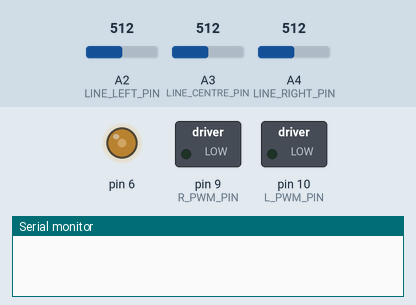
Simulated run of this sketch. Board: Arduino Mega 2560, built with avr-gcc and run on an emulated ATmega2560. On the bench: switched loads named in the sketch (green lamp = pin HIGH), output pins drawn as LEDs (lit = HIGH), the last lines printed to the serial monitor. The test bench sets the inputs (shaded band); at power-on: A2 (LINE_LEFT_PIN) = 512, A3 (LINE_CENTRE_PIN) = 512, A4 (LINE_RIGHT_PIN) = 512. EEPROM starts erased.

Above: at 1.52 s.
At 3.7 s:
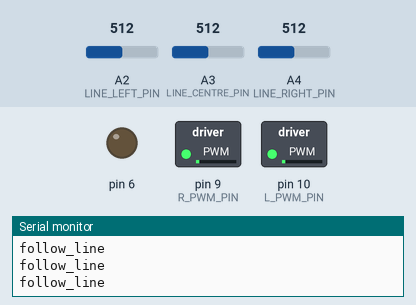
3.8 s: A2 (LINE_LEFT_PIN) set to 1023
At 4.6 s:
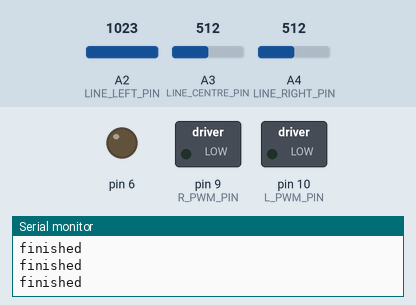
Timing chart, 0 to 6.8 s (numbered marks = the images above; inputs shaded):
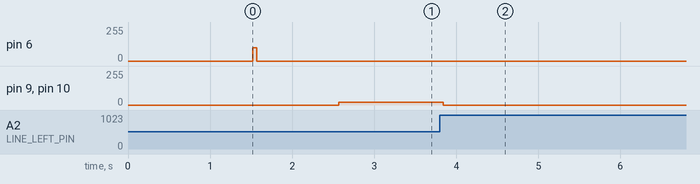

Measured:
- after the input at 3.8 s, pin 9 (R_PWM_PIN), pin 10 (L_PWM_PIN): 20/255 → 0/255 at once

The sketch:

A2_line_following.ino
```cpp
#include "encoders.h"
#include "pid.h"
#include "line_sensors.h"
#include "kinematics.h"
#include "EEPROM.h"

//Pin definitions for motor
#define L_PWM_PIN 10
#define L_DIR_PIN 16
#define R_PWM_PIN  9
#define R_DIR_PIN 15


// EEPROM SET UP
#include <EEPROM.h>
int addr = 0;
int val  ;
int value = 0;

uint8_t EEPROM_address = 0;
uint8_t EEPROM_addressX = 1;
uint8_t EEPROM_addressY = 2;

float lasttimereading = 0;


// CONSTANT
const int WHEEL_SPEED = 20;

// LINE SENSOR
float Kp_lineSensor = 0.01; //Proportional gain for position controller
float Kd_lineSensor = 0.0; //Derivative gain for position controller
float Ki_lineSensor = 0.0; //Integral gain for position controller
PID lineSensor_PID(Kp_lineSensor, Ki_lineSensor, Kd_lineSensor); //Position controller for left wheel position


unsigned long elapsed_time;
unsigned long last_time_check;
volatile long previous_count_right;
volatile long previous_count_left;

bool before_the_line = true;


// GLOBAL VARIABLES - REQUIRED FOR LINE FOLLOWING
float previous_reading_sum;
float readings_sum;


int romi_phase;  // variable for deciding what action to do next


// You may need to change these depending on how you wire
// in your line sensor.
#define LINE_LEFT_PIN A2 //Pin for the left line sensor
#define LINE_CENTRE_PIN A3 //Pin for the centre line sensor
#define LINE_RIGHT_PIN A4 //Pin for the right line sensor

LineSensor line_left(LINE_LEFT_PIN); //Create a line sensor object for the left sensor
LineSensor line_centre(LINE_CENTRE_PIN); //Create a line sensor object for the centre sensor
LineSensor line_right(LINE_RIGHT_PIN); //Create a line sensor object for the right sensor

Kinematics kinematics;  // New kinematics class instance.

#define BAUD_RATE = 115200;

void setupMotorPins(){
  // Set our motor driver pins as outputs.
  pinMode( L_PWM_PIN, OUTPUT );
  pinMode( L_DIR_PIN, OUTPUT );
  pinMode( R_PWM_PIN, OUTPUT );
  pinMode( R_DIR_PIN, OUTPUT );

  // Set initial direction for l and r
  // Which of these is foward, or backward?
  digitalWrite( L_DIR_PIN, LOW  );
  digitalWrite( R_DIR_PIN, LOW );
}

void calibrateLineSensor(){
  line_left.calibrate();
  line_centre.calibrate();
  line_right.calibrate();
  analogWrite(6, 100);
  delay(50);
  analogWrite(6, 0);
}


void setup()
{

  setupEncoder0();
  setupEncoder1();

  calibrateLineSensor();

  romi_phase = 0;

  Serial.begin( 9600 );
  delay(1000);
  Serial.println("***RESET***");
}


void loop()
{

  kinematics.update_ICC(count_right, count_left);

  switch (romi_phase)
  {
      case 0:
        Serial.println("follow_line");
        follow_line();
        break;

      case 1:
        Serial.println("finished");
        break;

      // we may want to make robi write to a .txt file such that it is easier to process data and store it.
      case 2:
        Serial.println("prinitng EPROM values");
        printfromEEPROM();
        break;
  }
  delay(50);
}


void follow_line(){

  // READ THE LINE SENSOR
  float left_lineSensor = line_left.read_calibrated();
  if (left_lineSensor < 0) {left_lineSensor=0;}
  float centre_lineSensor = line_centre.read_calibrated();
  if (centre_lineSensor < 0){centre_lineSensor=0;}
  float right_lineSensor = line_right.read_calibrated();
  if (right_lineSensor < 0) {right_lineSensor=0;}

  previous_reading_sum = readings_sum;
  readings_sum = (left_lineSensor+right_lineSensor+centre_lineSensor);
  int score_lineSensor;
  float pid_output_lineSensor;


  // On the line
  if (readings_sum < 450){
    before_the_line = false;

    digitalWrite(L_DIR_PIN, LOW);
    digitalWrite(L_DIR_PIN, LOW);

    float left_probability = (float) left_lineSensor / readings_sum;
    float centre_probability = (float) centre_lineSensor / readings_sum;
    float right_probability = (float) right_lineSensor / readings_sum;

    score_lineSensor = (1000*left_probability) + (2000*centre_probability) + (3000*right_probability) - 2000;

    pid_output_lineSensor = lineSensor_PID.update(0, score_lineSensor);

    if (score_lineSensor < 0) {  // we are on the right of the line
      analogWrite( L_PWM_PIN , WHEEL_SPEED - (-pid_output_lineSensor));
      analogWrite( R_PWM_PIN, WHEEL_SPEED + (-pid_output_lineSensor));
    }
    else{
      analogWrite( R_PWM_PIN, WHEEL_SPEED - pid_output_lineSensor);
      analogWrite( L_PWM_PIN , WHEEL_SPEED + pid_output_lineSensor);
    }
  }

  else{
    if (before_the_line){
      analogWrite( R_PWM_PIN, 20);
      analogWrite( L_PWM_PIN , 20);
    }
    else{ // you finsished
      analogWrite( R_PWM_PIN, 0);
      analogWrite( L_PWM_PIN , 0);
      datatoEEPROM();

      romi_phase = 1;
    }
  }
}


void datatoEEPROM() {
  EEPROM.write(EEPROM_addressX, kinematics.getX());
  EEPROM.write(EEPROM_addressY, kinematics.getY());

  EEPROM_addressX +=2;
  EEPROM_addressY +=2;
}

void printfromEEPROM (){
  int z=1;

  EEPROM_addressX =1;
  EEPROM_addressY =2;
  while ( z < 50){
    Serial.println("X=");
    Serial.println(EEPROM.read(EEPROM_addressX));
    Serial.println(",");
    Serial.println("Y=");
    Serial.println(EEPROM.read(EEPROM_addressY));
    Serial.println(",");
    Serial.println("MEASUREMENT COUNT=");
    Serial.println(z);

    z++;
    EEPROM_addressX +=2;
    EEPROM_addressY +=2;
  }
}
```

encoders.h
```cpp
// These #defines act like a find-and-replace
// in your code, and make your code more readable.

#define E1_A_PIN  7
#define E1_B_PIN  23
#define E0_A_PIN  26
//E0_B_Pin is defined seperately later

// Volatile Global variables used by Encoder ISR.
volatile long count_right; // used by encoder to count the rotation
volatile bool oldE1_A;  // used by encoder to remember prior state of A
volatile bool oldE1_B;  // used by encoder to remember prior state of B

volatile long count_left; // used by encoder to count the rotation
volatile bool oldE0_A;  // used by encoder to remember prior state of A
volatile bool oldE0_B;  // used by encoder to remember prior state of B

// Timestamps for velocity calculations
volatile unsigned long R_ISR_current_time = 0;
volatile unsigned long R_ISR_previous_time = 0;
volatile float R_ISR_velocity = 0;
volatile unsigned long time_difference = 0;

volatile int extra_count = 0;


// ISR for Encoder_1 - Right Wheel
ISR( INT6_vect ) {

  // read new state of encoder pins
  boolean newE1_B = digitalRead( E1_B_PIN );
  boolean newE1_A = digitalRead( E1_A_PIN );

//  extra_count++;
//  if (extra_count >= 2){
//    R_ISR_previous_time = R_ISR_current_time;
//    R_ISR_current_time = micros();
//    time_difference = (R_ISR_current_time - R_ISR_previous_time);
//    R_ISR_velocity = extra_count*0.15 / (((float)time_difference)/1000000);  // units: [mm/s]
//    extra_count = 0;
//  }


  // restore true value of encoder
  newE1_A ^= newE1_B;

  // Create a bitwise representation of our states
  // State :  (bit3)  (bit2)  (bit1)  (bit0)
  // State :  New A,  New B,  Old A,  Old B.
  byte state = 0;
  state = state | ( newE1_A  << 3 );
  state = state | ( newE1_B  << 2 );
  state = state | ( oldE1_A  << 1 );
  state = state | ( oldE1_B  << 0 );


  // Determine direction of encoder - INEFFICIENT - may need changine later!
  switch ( state ) {
    case 0:  break; // No movement.
    case 1:  count_right--; break;  // clockwise?
    case 2:  count_right++; break;  // anti-clockwise?
    case 3:              break;  // Invalid
    case 4:  count_right++; break;  // anti-clockwise?
    case 5:              break;  // No movement.
    case 6:              break;  // Invalid
    case 7:  count_right--; break;  // clockwise?
    case 8:  count_right--; break;  // clockwise?
    case 9:              break;  // Invalid
    case 10:             break;  // No movement.
    case 11: count_right++; break;  // anti-clockwise?
    case 12:             break;  // Invalid
    case 13: count_right++; break;  // anti-clockwise?
    case 14: count_right--; break;  // clockwise?
    case 15:             break;  // No movement.
  }

  // Save current state as old state for next call.
  oldE1_A = newE1_A;
  oldE1_B = newE1_B;
}


// ISR for Encoder_0 - Left Wheel
ISR( PCINT0_vect ) {

  // Read new state
  boolean newE0_B = PINE & (1<<PINE2);

  // Standard read for the other pin.
  boolean newE0_A = digitalRead( E0_A_PIN ); // 26 the same as A8

  // restore true value of encoder
  newE0_A ^= newE0_B;


  // Create a bitwise representation of our states
  // State :  (bit3)  (bit2)  (bit1)  (bit0)
  // State :  New A,  New B,  Old A,  Old B.
  byte state = 0;
  state = state | ( newE0_A  << 3 );
  state = state | ( newE0_B  << 2 );
  state = state | ( oldE0_A  << 1 );
  state = state | ( oldE0_B  << 0 );

  // Determine direction of encoder - INEFFICIENT - may need changine later!
  switch( state ) {
    case 0:  break; // No movement.
    case 1:  count_left--; break;  // clockwise?
    case 2:  count_left++; break;  // anti-clockwise?
    case 3:              break;  // Invalid
    case 4:  count_left++; break;  // anti-clockwise?
    case 5:              break;  // No movement.
    case 6:              break;  // Invalid
    case 7:  count_left--; break;  // clockwise?
    case 8:  count_left--; break;  // clockwise?
    case 9:              break;  // Invalid
    case 10:             break;  // No movement.
    case 11: count_left++; break;  // anti-clockwise?
    case 12:             break;  // Invalid
    case 13: count_left++; break;  // anti-clockwise?
    case 14: count_left--; break;  // clockwise?
    case 15:             break;  // No movement.
  }

  // Save current state as old state for next call.
  oldE0_A = newE0_A;
  oldE0_B = newE0_B;
}


/*
   This setup routine enables interrupts for
   encoder1.  The interrupt is automatically
   triggered when one of the encoder pin changes.
   This is really convenient!  It means we don't
   have to check the encoder manually.
*/
void setupEncoder1() {

  // Initialise our count value to 0.
  count_right = 0;

  // Initialise the prior A & B signals
  // to zero, we don't know what they were.
  oldE1_A = 0;
  oldE1_B = 0;

  // Setup pins for encoder 1
  pinMode( E1_A_PIN, INPUT );
  pinMode( E1_B_PIN, INPUT );

  // Now to set up PE6 as an external interupt (INT6), which means it can
  // have its own dedicated ISR vector INT6_vector

  // Page 90, 11.1.3 External Interrupt Mask Register – EIMSK
  // Disable external interrupts for INT6 first
  // Set INT6 bit low, preserve other bits
  EIMSK = EIMSK & ~(1<<INT6);
  //EIMSK = EIMSK & B1011111; // Same as above.

  // Page 89, 11.1.2 External Interrupt Control Register B – EICRB
  // Used to set up INT6 interrupt
  EICRB |= ( 1 << ISC60 );  // using header file names, push 1 to bit ISC60
  //EICRB |= B00010000; // does same as above

  // Page 90, 11.1.4 External Interrupt Flag Register – EIFR
  // Setting a 1 in bit 6 (INTF6) clears the interrupt flag.
  EIFR |= ( 1 << INTF6 );
  //EIFR |= B01000000;  // same as above

  // Now that we have set INT6 interrupt up, we can enable
  // the interrupt to happen
  // Page 90, 11.1.3 External Interrupt Mask Register – EIMSK
  // Disable external interrupts for INT6 first
  // Set INT6 bit high, preserve other bits
  EIMSK |= ( 1 << INT6 );
  //EIMSK |= B01000000; // Same as above

}

void setupEncoder0() {

    // Initialise our count value to 0.
    count_left = 0;

    // Initialise the prior A & B signals
    // to zero, we don't know what they were.
    oldE0_A = 0;
    oldE0_B = 0;

    // Setting up E0_PIN_B:
    // The Romi board uses the pin PE2 (port E, pin 2) which is
    // very unconventional.  It doesn't have a standard
    // arduino alias (like d6, or a5, for example).
    // We set it up here with direct register access
    // Writing a 0 to a DDR sets as input
    // DDRE = Data Direction Register (Port)E
    // We want pin PE2, which means bit 2 (counting from 0)
    // PE Register bits [ 7  6  5  4  3  2  1  0 ]
    // Binary mask      [ 1  1  1  1  1  0  1  1 ]
    //
    // By performing an & here, the 0 sets low, all 1's preserve
    // any previous state.
    DDRE = DDRE & ~(1<<DDE6);
    //DDRE = DDRE & B11111011; // Same as above.

    // We need to enable the pull up resistor for the pin
    // To do this, once a pin is set to input (as above)
    // You write a 1 to the bit in the output register
    PORTE = PORTE | (1<< PORTE2 );
    //PORTE = PORTE | 0B00000100;

    // Encoder0 uses conventional pin 26
    pinMode( E0_A_PIN, INPUT );
    digitalWrite( E0_A_PIN, HIGH ); // Encoder 0 xor

    // Enable pin-change interrupt on A8 (PB4) for encoder0, and disable other
    // pin-change interrupts.
    // Note, this register will normally create an interrupt a change to any pins
    // on the port, but we use PCMSK0 to set it only for PCINT4 which is A8 (PB4)
    // When we set these registers, the compiler will now look for a routine called
    // ISR( PCINT0_vect ) when it detects a change on the pin.  PCINT0 seems like a
    // mismatch to PCINT4, however there is only the one vector servicing a change
    // to all PCINT0->7 pins.
    // See Manual 11.1.5 Pin Change Interrupt Control Register - PCICR

    // Page 91, 11.1.5, Pin Change Interrupt Control Register
    // Disable interrupt first
    PCICR = PCICR & ~( 1 << PCIE0 );
    // PCICR &= B11111110;  // Same as above

    // 11.1.7 Pin Change Mask Register 0 – PCMSK0
    PCMSK0 |= (1 << PCINT4);

    // Page 91, 11.1.6 Pin Change Interrupt Flag Register – PCIFR
    PCIFR |= (1 << PCIF0);  // Clear its interrupt flag by writing a 1.

    // Enable
    PCICR |= (1 << PCIE0);
}
```

kinematics.h
```cpp
#ifndef _Kinematics
#define _Kinematics_h

//You may want to use some/all of these variables
//const float WHEEL_DIAMETER    = ??;
//const float WHEEL_RADIUS      = ??;
//const float WHEEL_SEPERATION  = ??;
//const float GEAR_RATIO        = ??;
//const float COUNTS_PER_SHAFT_REVOLUTION = ??;
//const float COUNTS_PER_WHEEL_REVOLUTION =  ??;
//const float COUNTS_PER_MM               = ??;

class Kinematics
{
  public:

    Kinematics();   // Constructor, required.

    // Write your method functions:
    // ...
    void update(int right_encoder, int left_encoder);
    void update_ICC(int right_encoder, int left_encoder);
    float getX();
    float getY();
    float getPheta();
    int getPhetaDegrees();
    void setX(float x);
    void setY(float y);
    void setPheta(float phe);


  private:

    //Private variables and methods go here
    float x_cord;
    float y_cord;
    float pheta;
    int pheta_degrees;

    int right_encoder_last;
    int left_encoder_last;

};


// Required constructor.  Initialise variables.
Kinematics::Kinematics() {
  x_cord = 0;
  y_cord = 0;
  pheta = 0;
  pheta_degrees = 0;

  right_encoder_last = 0;
  left_encoder_last = 0;

}

void Kinematics::update(int right_encoder, int left_encoder) {

  float right_en_difference = right_encoder - right_encoder_last;  // units: counts
  float left_en_difference = left_encoder - left_encoder_last;  // units: counts

  // convert from counts to mm
  right_en_difference = right_en_difference * ((3.14159265 * 70)/1440);  // units: mm
  left_en_difference = left_en_difference * ((3.14159265 * 70)/1440);  // units: mm
  float d = (right_en_difference + left_en_difference)/2;

  pheta = pheta + (left_en_difference - right_en_difference)/140;
  pheta_degrees = pheta * (360/(2 * 3.14159265));  // convert: radians -> degrees

  x_cord = x_cord + d*cos(pheta);
  y_cord = y_cord + d*sin(pheta);

  right_encoder_last = right_encoder;
  left_encoder_last = left_encoder;
}


void Kinematics::update_ICC(int right_encoder, int left_encoder) {

  float n_r = right_encoder - right_encoder_last;  // units: counts
  float n_l = left_encoder - left_encoder_last;  // units: counts

  // convert from counts to mm
  n_r = n_r * ((3.14159265 * 70)/1440);  // units: mm
  n_l = n_l * ((3.14159265 * 70)/1440);  // units: mm

  if (n_r == n_l){  // MOVING STRAIGHT
    float d = (n_r + n_l)/2;
    x_cord = x_cord + d*cos(pheta);
    y_cord = y_cord + d*sin(pheta);
  }

  else{  // TURNING
    float delta_angle = (n_r - n_l)/140;
    float radius_ICC = (140/2) * ( (n_l + n_r) / (n_r - n_l) );
    float x_ICC = x_cord - radius_ICC*sin(pheta);
    float y_ICC = y_cord + radius_ICC*cos(pheta);

    pheta = pheta + delta_angle;
    pheta_degrees = pheta * (360/(2 * 3.14159265));  // convert: radians -> degrees

    x_cord = cos(delta_angle)*(x_cord - x_ICC) - sin(delta_angle)*(y_cord - y_ICC) + x_ICC;
    y_cord = sin(delta_angle)*(x_cord - x_ICC) + cos(delta_angle)*(y_cord - y_ICC) + y_ICC;
  }


  right_encoder_last = right_encoder;
  left_encoder_last = left_encoder;
}


float Kinematics::getX(){
  return x_cord;
}

float Kinematics::getY(){
  return y_cord;
}

float Kinematics::getPheta(){
  return pheta;
}

int Kinematics::getPhetaDegrees(){
  return pheta_degrees;
}

void Kinematics::setX(float x){
  x_cord = x;
}

void Kinematics::setY(float y){
  y_cord = y;
}

void Kinematics::setPheta(float phe){
  pheta = phe;
}


#endif
```

line_sensors.h
```cpp
#ifndef _Line_follow_h
#define _Line_follow_h

//Number of readings to take for calibration
//const int NUM_CALIBRATIONS = ????;

/*
 *  Class to represent a single line sensor
 */
class LineSensor
{
  public:

    // Required function.
    LineSensor(int pin);   //Constructor

    // Suggested functions.
    void calibrate();       //Calibrate
    int read_raw();         //Return the uncalibrated value from the sensor
    int read_calibrated();  //Return the calibrated value from the sensor

    // You may wish to add other functions!
    // ...

  private:

    int pin;
    int white_reading_mean;

};


// Class Constructor:
// Sets pin passed in as argument to input
LineSensor::LineSensor(int Line_pin)
{
  pin = Line_pin;
  pinMode(pin, INPUT);
}

// Returns unmodified reading.
int LineSensor::read_raw()
{
  return analogRead(pin);
}

// Write this function to measure any
// systematic error in your sensor and
// set some bias values.
void LineSensor::calibrate()
{
  for( int count = 0; count < 50; count++ ) {
    int sensor_reading = analogRead(pin);
    white_reading_mean += sensor_reading;
    delay(10);
  }
  white_reading_mean = white_reading_mean / 50;
}


// Use the above bias values to return a
// compensated ("corrected") sensor reading.
int LineSensor::read_calibrated()
{
   return analogRead(pin)-white_reading_mean;
}


#endif
```

Source omitted: pid.h (7643 bytes)
